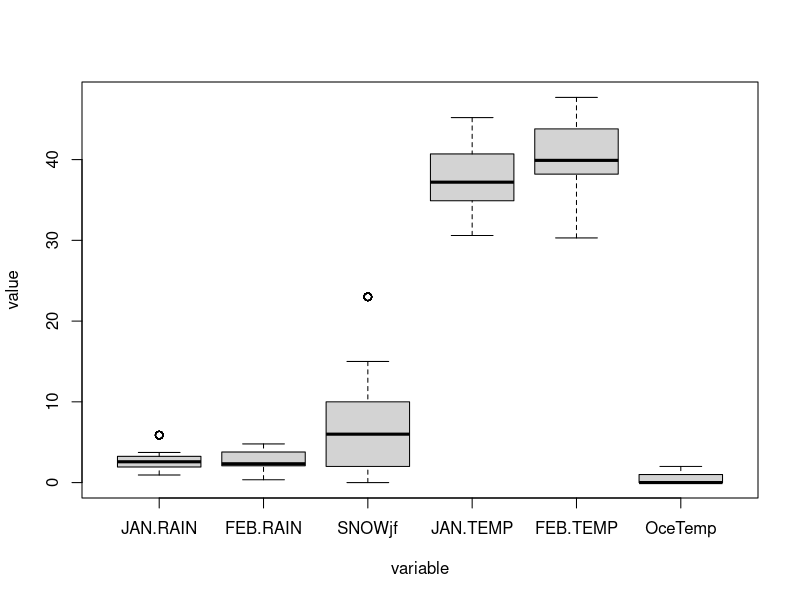
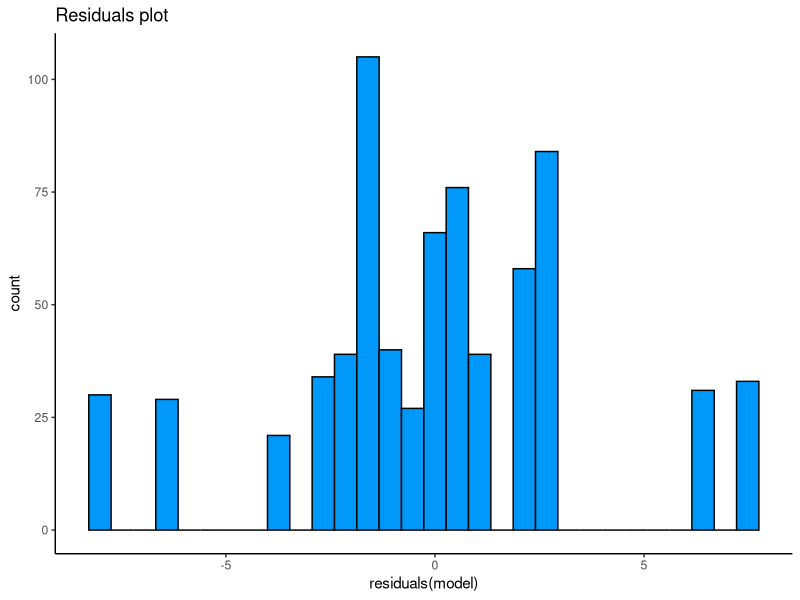

Source code (R) for these figures, in order:
# read dataset
#install.packages("readxl")
#install.packages("writexl")
library(readxl)

#Loading the datasets
total <- read_excel("bootdataCBloom4_24.xlsx")

h_train <- read_excel("h_train.xlsx")
head(h_train)

h_test <- read_excel("h_test.xlsx")
head(h_test)

#Installing package for melt
library(reshape2)

# Remove target variable
temp_total <- subset(total, select = -c(PEAK))
melt_total <- melt(temp_total)

# Draw boxplot (variable measured on different scale, therefore this is meaningless)
boxplot(data = melt_total, value ~ variable)

# Fit the model and obtain summary
model <- lm(PEAK ~ ., data = h_train)
summary(model)

# Get residuals
library(ggplot2)
lm_residuals <- as.data.frame(residuals(model))



# Visualize residuals
ggplot(lm_residuals, aes(residuals(model))) +
  geom_histogram(fill = "#0099f9", color = "black") +
  theme_classic() +
  labs(title = "Residuals plot")
